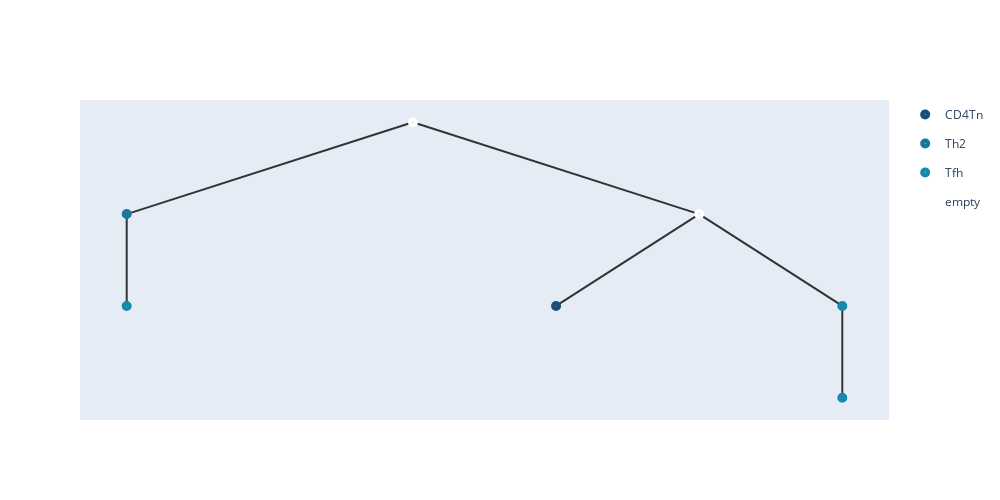

Notebook source saved alongside this figure:
### Code cell
temp,root = merge_points(similarities,root,nodes1,embeddings,3,2,2,n)
for i in nodes1:
    i.hyper = temp[int(i)]
    i.value =  temp[int(i)]
embeddings = temp.numpy();
add_meta(root,meta_list1,[])
show_tree(root,color=['#184e77','#1a759f','#168aad',"#34a0a4",'#52b69a','#99d98c','#76c893','#99d98c']).show_fig()
remove_meta(root);

### Figure 1 — Plotly figure (JSON) as saved in the notebook; plotly's stock layout.template omitted (floating-point values rounded to 4 significant figures)
{"data": [{"hoverinfo": "text", "hovertext": ["0_CD4Tn"], "legendgroup": "CD4Tn", "marker": {"color": "#184e77", "size": 10, "symbol": "circle-dot"}, "mode": "markers+text", "name": "CD4Tn", "type": "scatter", "x": [6.625], "y": [2]}, {"hoverinfo": "text", "hovertext": ["4_Th2"], "legendgroup": "Th2", "marker": {"color": "#1a759f", "size": 10, "symbol": "circle-dot"}, "mode": "markers+text", "name": "Th2", "type": "scatter", "x": [3.25], "y": [3.5]}, {"hoverinfo": "text", "hovertext": ["3_Tfh", "1_Tfh", "2_Tfh"], "legendgroup": "Tfh", "marker": {"color": "#168aad", "size": 10, "symbol": "circle-dot"}, "mode": "markers+text", "name": "Tfh", "type": "scatter", "x": [3.25, 8.875, 8.875], "y": [2, 2, 0.5]}, {"hoverinfo": "text", "hovertext": ["8", "7"], "legendgroup": "empty", "marker": {"color": "#fff", "size": 10, "symbol": "circle-dot"}, "mode": "markers+text", "name": "empty", "type": "scatter", "x": [5.5, 7.75], "y": [5, 3.5]}], "layout": {"height": 500, "shapes": [{"layer": "below", "line": {"color": "#333", "width": 2}, "type": "line", "x0": 5.5, "x1": 5.5, "y0": 5, "y1": 5}, {"layer": "below", "line": {"color": "#333", "width": 2}, "type": "line", "x0": 5.5, "x1": 3.25, "y0": 5, "y1": 3.5}, {"layer": "below", "line": {"color": "#333", "width": 2}, "type": "line", "x0": 3.25, "x1": 3.25, "y0": 3.5, "y1": 2}, {"layer": "below", "line": {"color": "#333", "width": 2}, "type": "line", "x0": 5.5, "x1": 7.75, "y0": 5, "y1": 3.5}, {"layer": "below", "line": {"color": "#333", "width": 2}, "type": "line", "x0": 7.75, "x1": 6.625, "y0": 3.5, "y1": 2}, {"layer": "below", "line": {"color": "#333", "width": 2}, "type": "line", "x0": 7.75, "x1": 8.875, "y0": 3.5, "y1": 2}, {"layer": "below", "line": {"color": "#333", "width": 2}, "type": "line", "x0": 8.875, "x1": 8.875, "y0": 2, "y1": 0.5}], "width": 1000, "xaxis": {"showgrid": false, "showline": false, "showticklabels": false, "zeroline": false}, "yaxis": {"showgrid": false, "showline": false, "showticklabels": false, "zeroline": false}}}
